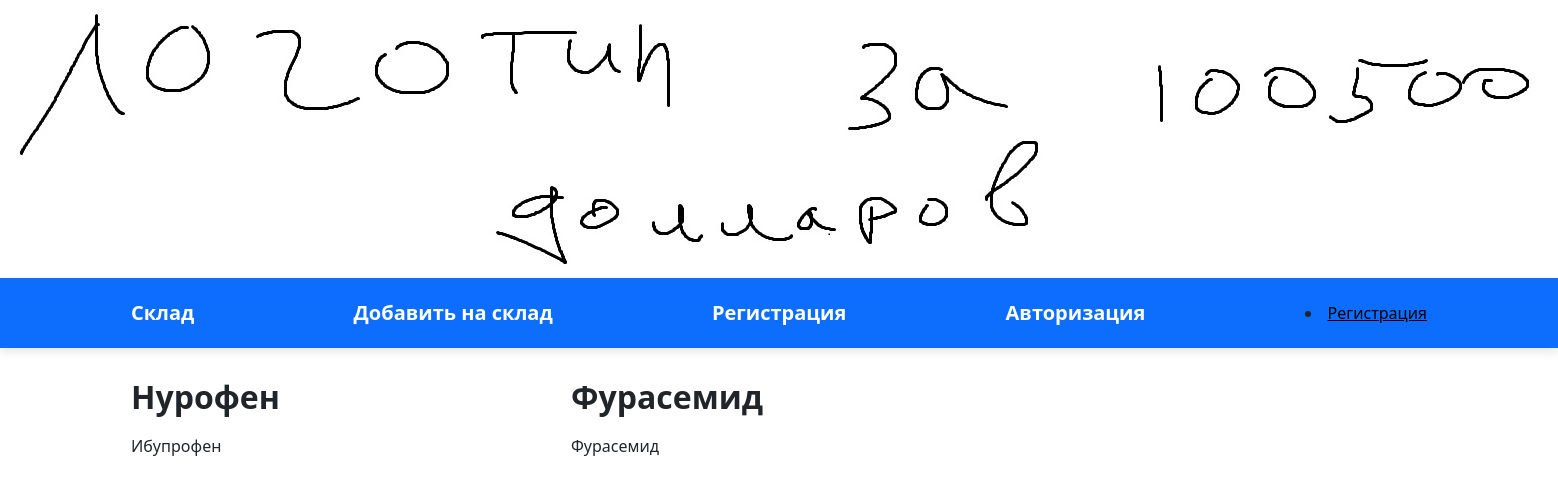
The app's page /, older data.
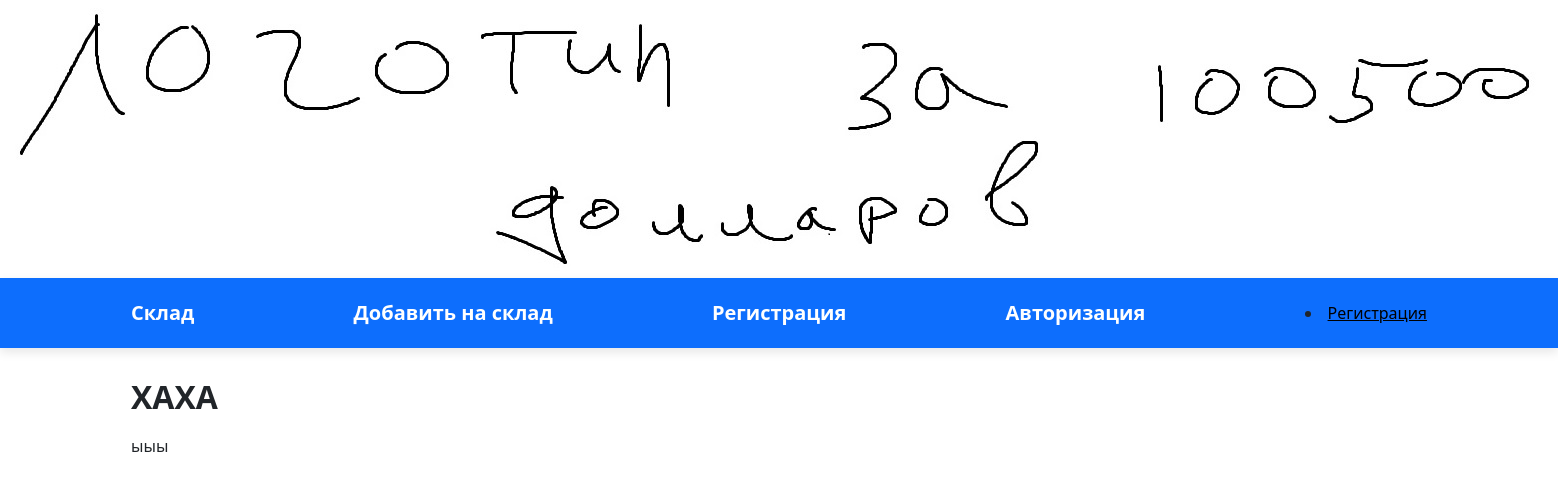
The same page, newer data.
### app1/models.py (models this page shows)
class Farma(models.Model):
    name = models.CharField(max_length=50)
    agent = models.CharField(max_length=50)
    form = models.CharField(max_length=10)
    action = models.CharField(max_length=500)
    need = models.CharField(max_length=500)
    non = models.CharField(max_length=500)
    subAction = models.CharField(max_length=500)

### app1/views.py (the view)
# urls.py: path('', index),
def index(request):
    farma = Farma.objects.all()
    return render(request, "html/index.html", {"farma": farma})

### app1/templates/html/index.html (shortened to what this page needs)
<!DOCTYPE html>
{% load static %}
<html lang="ru">
<head>
	<link rel="stylesheet" href="/static/styles/bootstrap-reboot.min.css">
	<link rel="stylesheet" href="/static/styles/bootstrap-grid.min.css">
	<link rel="stylesheet" href="/static/styles/styles.css">
    <link href="https://cdn.jsdelivr.net/npm/bootstrap@5.3.2/dist/css/bootstrap.min.css" rel="stylesheet">
</head>
<body>
<img src = "/static/data/logotip.jpg" alt ="">
    <nav class="navbar navbar-expand-lg navbar navbar-dark bg-primary">
		<div class="container">
			<a href="index.html" class="navbar-brand">Склад</a>
            <a href="index_addDel.html" class="navbar-brand">Добавить на склад</a>
            <a href="index_register.html" class="navbar-brand">Регистрация</a>
			<a href="index_login.html" class="navbar-brand">Авторизация</a>
            {% if request.user.is_authenticated %}
				    <li><a style = "color: black">{{ user.get_username }} </a>|<a style = "color: black" href="/logout">Выйти</a></li>
				{% else %}
				     <li><a style = "color: black" href="index_register.html">Регистрация</a></li>
				{% endif %}
		</div>
	</nav>
	<div class="container">
		<div class="row">
		 {% for prep in farma %}
			<div class="col-md-4">
				<div class="new">
					<div class="info">
						<h3>{{ prep.name }}</h3>
						<div class="info-description">
							<span class="description">{{ prep.agent }}</span>
						</div>
					</div>
				</div>
			</div>
			{% endfor %}
		</div>
	</div>
</body>
</html>

Row changes from the older to the newer data that the page shows:
removed Farma: name "Нурофен", agent "Ибупрофен"
removed Farma: name "Фурасемид", agent "Фурасемид"
added Farma: name "ХАХА", agent "ыыы"
